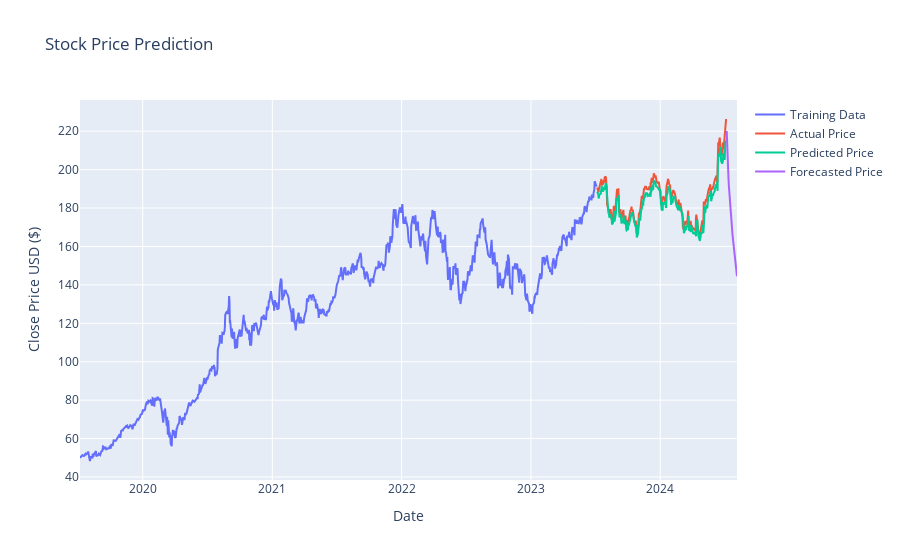

Notebook code cell kept with this figure:
### Code cell
last_60_days = scaled_data[-60:]
forecast_input = last_60_days.reshape((1, last_60_days.shape[0], 1))
predicted_prices = []

for _ in range(30):
    prediction = model.predict(forecast_input)
    predicted_prices.append(prediction[0, 0])
    forecast_input = np.append(forecast_input[:, 1:, :], prediction.reshape(1, 1, 1), axis=1)

predicted_prices = scaler.inverse_transform(np.array(predicted_prices).reshape(-1, 1))

future_dates = pd.date_range(end_date, periods=30).tolist()

fig.add_trace(go.Scatter(x=future_dates, y=predicted_prices.flatten(), mode='lines', name='Forecasted Price'))
fig.show()

### Figure 1 — Plotly figure (JSON) as saved in the notebook; plotly's stock layout.template omitted (floating-point values rounded to 4 significant figures; data arrays with more than 128 entries replaced by an {"elided": "..."} marker saying what was removed)
{"data": [{"mode": "lines", "name": "Training Data", "type": "scatter", "x": {"elided": "1007 str values"}, "y": {"elided": "1007 float values"}}, {"mode": "lines", "name": "Actual Price", "type": "scatter", "x": {"elided": "251 str values"}, "y": {"elided": "251 float values"}}, {"mode": "lines", "name": "Predicted Price", "type": "scatter", "x": {"elided": "251 str values"}, "y": {"elided": "251 float values"}}, {"mode": "lines", "name": "Forecasted Price", "type": "scatter", "x": ["2024-07-06T19:23:25.595438", "2024-07-07T19:23:25.595438", "2024-07-08T19:23:25.595438", "2024-07-09T19:23:25.595438", "2024-07-10T19:23:25.595438", "2024-07-11T19:23:25.595438", "2024-07-12T19:23:25.595438", "2024-07-13T19:23:25.595438", "2024-07-14T19:23:25.595438", "2024-07-15T19:23:25.595438", "2024-07-16T19:23:25.595438", "2024-07-17T19:23:25.595438", "2024-07-18T19:23:25.595438", "2024-07-19T19:23:25.595438", "2024-07-20T19:23:25.595438", "2024-07-21T19:23:25.595438", "2024-07-22T19:23:25.595438", "2024-07-23T19:23:25.595438", "2024-07-24T19:23:25.595438", "2024-07-25T19:23:25.595438", "2024-07-26T19:23:25.595438", "2024-07-27T19:23:25.595438", "2024-07-28T19:23:25.595438", "2024-07-29T19:23:25.595438", "2024-07-30T19:23:25.595438", "2024-07-31T19:23:25.595438", "2024-08-01T19:23:25.595438", "2024-08-02T19:23:25.595438", "2024-08-03T19:23:25.595438", "2024-08-04T19:23:25.595438"], "y": [220.1, 212.4, 207.0, 202.7, 198.8, 195.1, 191.7, 188.5, 185.6, 182.8, 180.1, 177.7, 175.3, 173.0, 170.9, 168.8, 166.8, 164.9, 163.0, 161.2, 159.4, 157.6, 155.9, 154.2, 152.5, 150.9, 149.3, 147.6, 146.1, 144.5]}], "layout": {"title": {"text": "Stock Price Prediction"}, "xaxis": {"title": {"text": "Date"}}, "yaxis": {"title": {"text": "Close Price USD ($)"}}}}
